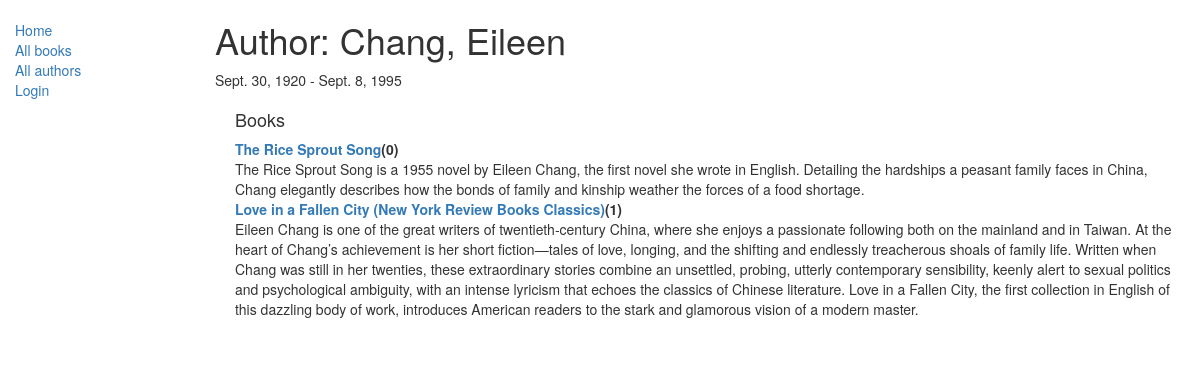
The app's page /catalog/author/1 with its own data.
### catalog/models.py (models this page shows, shortened)
class Author(models.Model):
    first_name = models.CharField(max_length=100)
    last_name = models.CharField(max_length=100)
    date_of_birth = models.DateField(null=True, blank=True)
    date_of_death = models.DateField('died', null=True, blank=True)
    def __str__(self):
        return '%s, %s' % (self.last_name, self.first_name)
    class Meta:
        ordering = ['last_name']

class Book(models.Model):
    title = models.CharField(max_length=200)
    author = models.ForeignKey('Author', on_delete=models.SET_NULL, null=True)
    summary = models.TextField(max_length=1000, help_text="Enter a brief description of the book")
    isbn = models.CharField('ISBN',max_length=13, help_text='13 Character <a href="https://www.isbn-international.org/content/what-isbn">ISBN number</a>')
    genre = models.ManyToManyField(Genre, help_text="Select a genre for this book")
    def __str__(self):
        return self.title
    def display_genre(self):
        """
        Creates a string for Genre. This is required to display genre in Admin.
        """
        return ', '.join([genre.name for genre in self.genre.all()[:3]])
    display_genre.short_description = 'Genre'

### catalog/views.py (the view)
# urls.py: url(r'^author/(?P<pk>\d+)$', views.AuthorDetailView.as_view(), name='author-detail'),
class AuthorDetailView(generic.DetailView):
    model = Author

### catalog/templates/catalog/author_detail.html
{% extends "base_generic.html" %}
{% block content %}
  <h1>Author: {{ author }} </h1>
  <p>{{ author.date_of_birth }} - {% if author.date_of_death %} {{ author.date_of_death }} {% endif %}</p>
  <div style="margin-left:20px;margin-top:20px">
  <h4> Books </h4>
  <dl>
    {% for book in author.book_set.all %}
    <dt><a href="{% url 'book-detail' book.pk %}">{{book}}</a>({{book.bookinstance_set.all.count}})</dt>
    <dd>{{book.summary}}</dd>
    {% endfor %}
  </dl>
  </div>
{% endblock %}

### records on screen
Author: last_name+first_name "Chang, Eileen", date_of_birth "Sept. 30, 1920", date_of_death "Sept. 8, 1995"
Book: title "The Rice Sprout Song", bookinstance_set.all.count "0", summary "The Rice Sprout Song is a 1955 novel by Eileen Chang, the first novel she wrote in English. Detailing the hardships a peasant family faces in China, Chang elegantly describes how the bonds of family and kinship weather the forces of a food shortage."
Book: title "Love in a Fallen City (New York Review Books Classics)", bookinstance_set.all.count "1", summary "Eileen Chang is one of the great writers of twentieth-century China, where she enjoys a passionate following both on the mainland and in Taiwan. At the heart of Chang’s achievement is her short fiction—tales of love, longing, and the shifting and endlessly treacherous shoals of family life. Written when Chang was still in her twenties, these extraordinary stories combine an unsettled, probing, utterly contemporary sensibility, keenly alert to sexual politics and psychological ambiguity, with an intense lyricism that echoes the classics of Chinese literature. Love in a Fallen City, the first collection in English of this dazzling body of work, introduces American readers to the stark and…"
